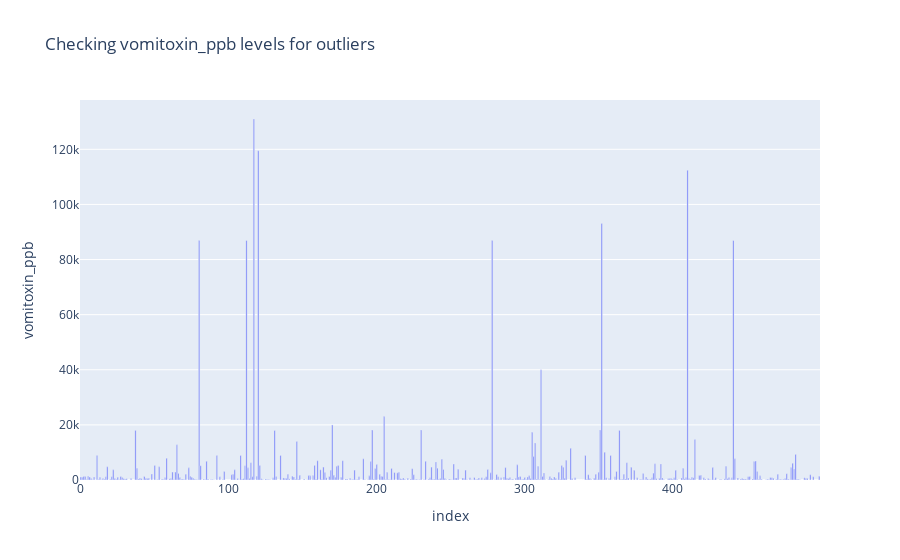

Write notebook code for a chart like this one.
### Markdown cell above
## Exploratory Data Analysis(EDA)

### Code cell
# Checking for outliers by visualizing the dataset
import plotly.express as px
fig = px.bar(original_dataset, y = 'vomitoxin_ppb', title = 'Checking vomitoxin_ppb levels for outliers')
fig.show()

### Figure 1 — Plotly figure (JSON) as saved in the notebook; plotly's stock layout.template omitted (floating-point values rounded to 4 significant figures; data arrays with more than 128 entries replaced by an {"elided": "..."} marker saying what was removed)
{"data": [{"hovertemplate": "index=%{x}<br>vomitoxin_ppb=%{y}<extra></extra>", "legendgroup": "", "marker": {"color": "#636efa", "pattern": {"shape": ""}}, "name": "", "orientation": "v", "showlegend": false, "textposition": "auto", "type": "bar", "x": {"elided": "500 int values"}, "xaxis": "x", "y": {"elided": "500 int values"}, "yaxis": "y"}], "layout": {"barmode": "relative", "legend": {"tracegroupgap": 0}, "title": {"text": "Checking vomitoxin_ppb levels for outliers"}, "xaxis": {"anchor": "y", "domain": [0, 1], "title": {"text": "index"}}, "yaxis": {"anchor": "x", "domain": [0, 1], "title": {"text": "vomitoxin_ppb"}}}}
